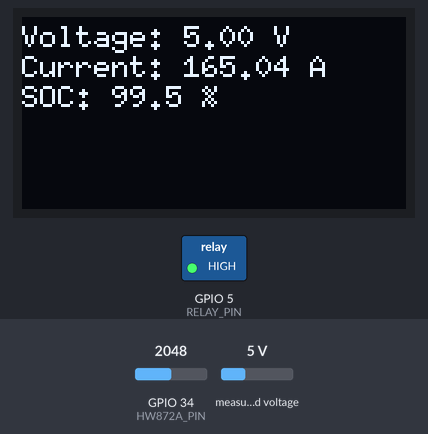
Recording of a sketch running on a simulated ESP32. Shown: 128×64 one-colour display, switched loads named in the sketch (green lamp = pin HIGH). The test bench sets the inputs (shaded band); at power-on: GPIO 34 (HW872A_PIN) = 2048, measured voltage 5 V. WiFi joins after 1.5 s; servers stay silent unless stated; what the sketch prints to the serial monitor is not drawn.

Above: at 3.2 s.
3.3 s: GPIO 34 (HW872A_PIN) set to 0
At 4.6 s:
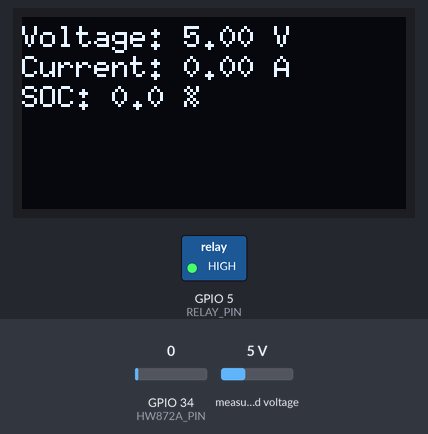
5.5 s: measured voltage set to 0.3 V
At 7.2 s:
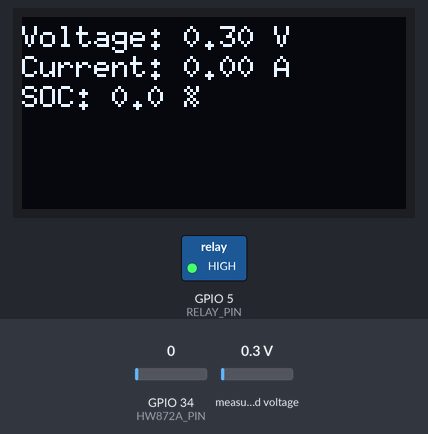
7.5 s: GPIO 34 (HW872A_PIN) set to 1228
At 8.8 s:
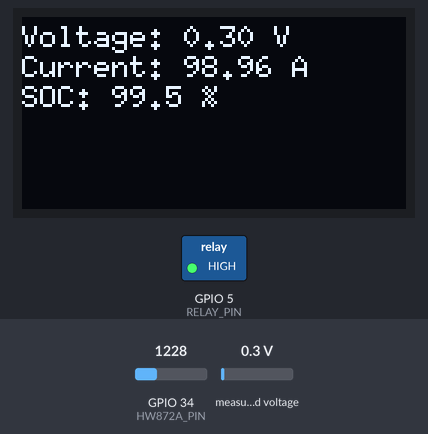
10.5 s: measured voltage set to 3.8 V
At 11.8 s:
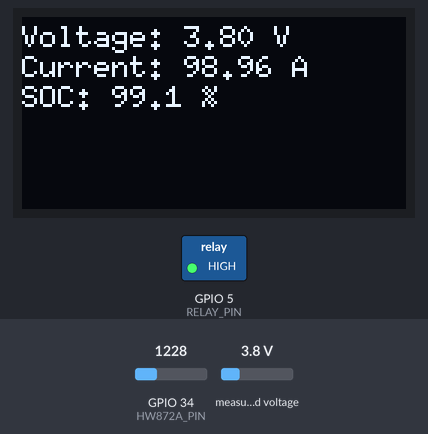
13.5 s: measured voltage set to 7.5 V
At 14.6 s:
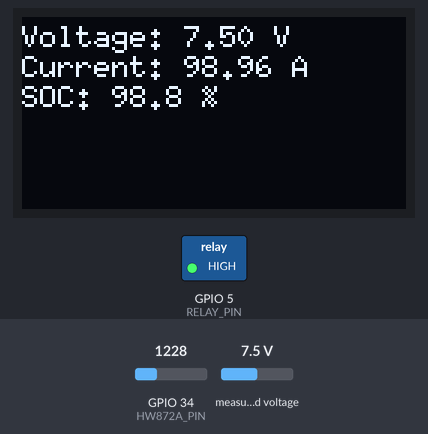
16.5 s: GPIO 34 (HW872A_PIN) set to 491
At 18.8 s:
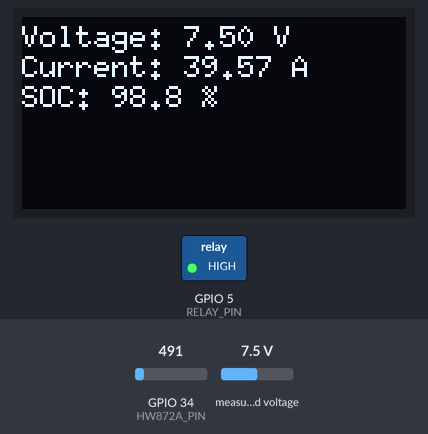
Timing chart, 0 to 20.3 s (numbered marks = the images above; inputs shaded):
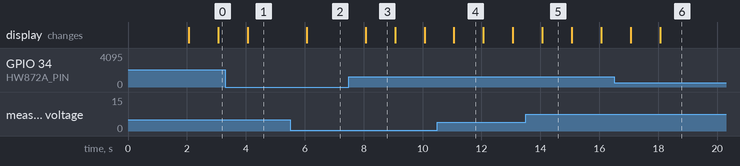

Measured:
- after the input at 5.5 s, the display: changes after 0.57 s (image 2)
- after the input at 7.5 s, the display: changes after 0.57 s (image 3)
- what the display in image 3 shows lasts 1.0 s, from 8.1 s to 9.1 s

The sketch:

voltmetr.ino
```cpp
#include <WiFi.h>
#include <ESPAsyncWebServer.h>
#include <Wire.h>
#include <Adafruit_INA219.h>
#include <U8g2lib.h>

// Налаштування Wi-Fi
const char* ssid = "prol";
const char* password = "korotkov";

// Ініціалізація INA219
Adafruit_INA219 ina219;

// Ініціалізація OLED-дисплея
U8G2_SSD1306_128X64_NONAME_F_SW_I2C u8g2(U8G2_R0, /* clock=*/ 22, /* data=*/ 21, U8X8_PIN_NONE);

// HW-872A (аналоговий датчик струму)
#define HW872A_PIN 34
#define ADC_RESOLUTION 4095.0
#define MAX_VOLTAGE 3.3
#define SHUNT_RESISTOR 0.01

// Налаштування реле
#define RELAY_PIN 5
bool relayState = false;
bool manualControl = false;
bool relayLocked = false;

// Параметри акумулятора
float initialCapacity = 65.0;   // Початкова ємність (Ah)
float PeukertExponent = 1.3;    // Експонента Пекерта
float In = 3.25;                // Номінальний струм (зазвичай 0.05C від ємності)

// Поточні вимірювання
float busVoltage = 0.0;
float measuredCurrent = 0.0;
float batteryCapacity = 0.0;
float remainingCapacity = 0.0;

// Поріг заряду для вимкнення реле (20% від початкової ємності)
float capacityThreshold = 0.2 * initialCapacity;

// Час оновлення вимірювань
unsigned long lastMeasurementTime = 0;
const unsigned long measurementInterval = 1000;

// Ініціалізація вебсервера
AsyncWebServer server(80);

// Функція розрахунку ступеня заряду з урахуванням Пекерта
float calculateStateOfCharge(float I) {
    float adjustedCapacity = initialCapacity * pow((In / I), PeukertExponent - 1);
    float stateOfCharge = ((adjustedCapacity - batteryCapacity) / adjustedCapacity) * 100;
    return max(stateOfCharge, 0.0); // Запобігання від'ємним значенням
}

void setup() {
    Serial.begin(115200);

    // Підключення до Wi-Fi
    WiFi.begin(ssid, password);
    while (WiFi.status() != WL_CONNECTED) {
        delay(1000);
        Serial.println("Підключення до Wi-Fi...");
    }
    Serial.println("Wi-Fi підключено!");
    Serial.print("IP-адреса: ");
    Serial.println(WiFi.localIP());

    // Ініціалізація I²C
    Wire.begin(25, 27);

    // Ініціалізація INA219
    if (!ina219.begin()) {
        Serial.println("Помилка: датчик INA219 не знайдено!");
        while (1);
    }
    Serial.println("INA219 успішно підключено!");

    // Ініціалізація OLED-дисплея
    u8g2.begin();

    // Налаштування реле
    pinMode(RELAY_PIN, OUTPUT);
    digitalWrite(RELAY_PIN, HIGH);

    // Запуск вебсервера
    server.begin();
}

void loop() {
    unsigned long currentTime = millis();
    if (currentTime - lastMeasurementTime >= measurementInterval) {
        lastMeasurementTime = currentTime;

        // Зчитування параметрів
        busVoltage = ina219.getBusVoltage_V();
        int rawADC = analogRead(HW872A_PIN);
        float sensorVoltage = (rawADC / ADC_RESOLUTION) * MAX_VOLTAGE;
        measuredCurrent = sensorVoltage / SHUNT_RESISTOR;

        // Розрахунок залишкової ємності
        float currentDurationHours = measurementInterval / 3600000.0;
        batteryCapacity += measuredCurrent * currentDurationHours;
        remainingCapacity = initialCapacity - batteryCapacity;

        // Розрахунок ступеня заряду
        float stateOfCharge = calculateStateOfCharge(measuredCurrent);

        // Логіка вимкнення реле
        if (!manualControl) {
            if (stateOfCharge <= 20.0) {
                relayState = false;
                relayLocked = true;
                digitalWrite(RELAY_PIN, HIGH);
            }
        }

        // Виведення даних у серійний монітор
        Serial.print("Voltage: ");
        Serial.print(busVoltage, 2);
        Serial.print(" V, Current: ");
        Serial.print(measuredCurrent, 2);
        Serial.print(" A, SOC: ");
        Serial.print(stateOfCharge, 1);
        Serial.println(" %");

        // Оновлення OLED-дисплея
        u8g2.clearBuffer();
        u8g2.setFont(u8g2_font_6x10_mf);
        u8g2.setCursor(0, 10);
        u8g2.print("Voltage: ");
        u8g2.print(busVoltage, 2);
        u8g2.print(" V");
        u8g2.setCursor(0, 20);
        u8g2.print("Current: ");
        u8g2.print(measuredCurrent, 2);
        u8g2.print(" A");
        u8g2.setCursor(0, 30);
        u8g2.print("SOC: ");
        u8g2.print(stateOfCharge, 1);
        u8g2.print(" %");
        u8g2.sendBuffer();
    }
}
```
